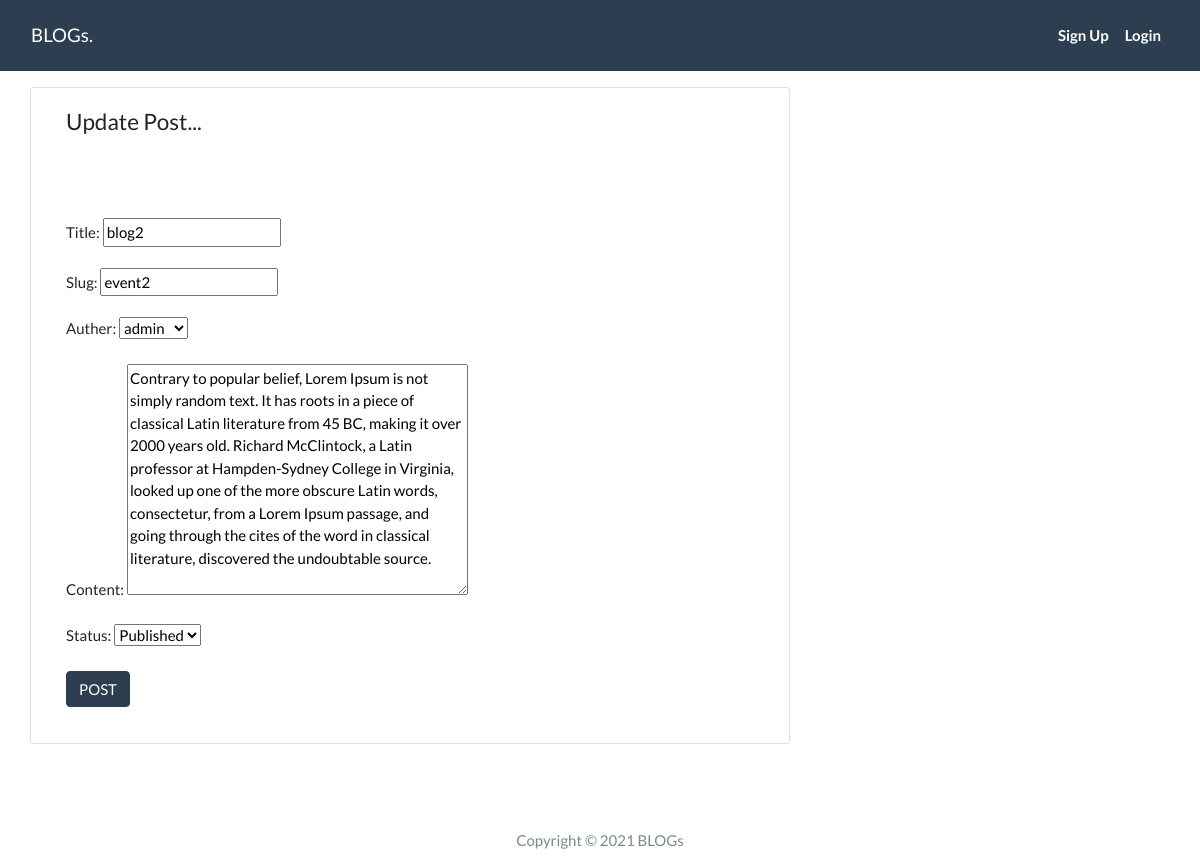
The page /update/3/ on the database its author committed.
### my_blog/models.py (models this page shows, shortened)
class Post(models.Model):
    title = models.CharField(max_length=50,unique=True)
    slug = models.CharField( max_length=50,unique=True)
    auther=models.ForeignKey(User,on_delete=models.CASCADE,related_name='blog_post')
    created_on = models.DateTimeField(auto_now_add=True)
    content = models.TextField()
    status = models.IntegerField(choices=STATUS,default=0)

### my_blog/views.py (the view)
# urls.py: path('update/<int:pk>/',views.UpdateView.as_view(),name='update'),
class UpdateView(UpdateView):
    model=Post
    template_name = 'post_update.html'
    fields = '__all__'

### templates/post_update.html (shortened to what this page needs)
{% extends "base.html" %}
{% block content %}
<div class="container">
  <div class="row">
    <div class="col-md-8 card mb-4  mt-3 left  top">
      <div class="card-body">
        <h4>Update Post...</h4>
        <br><br>
        <br/>
        <div class="form-group">
            <form action="" method="POST">
                {{form.as_p}}
                <button class="btn btn-primary"> POST</button>
            </form>
        </div>
      </div>
    </div>
  </div>
</div>
{% endblock content %}

### rows shown on the page
Post: title "blog2", slug "event2", auther "admin", content "Contrary to popular belief, Lorem Ipsum is not simply random text. It has roots in a piece of classical Latin literature from 45 BC, making it over 2000 years old. Richard McClintock, a Latin professor at Hampden-Sydney College in Virginia, looked up one of the more obscure Latin words, consectetur, from a Lorem Ipsum passage, and going through the cites of the word in classical literature, discovered the undoubtable source.", status "Published"
